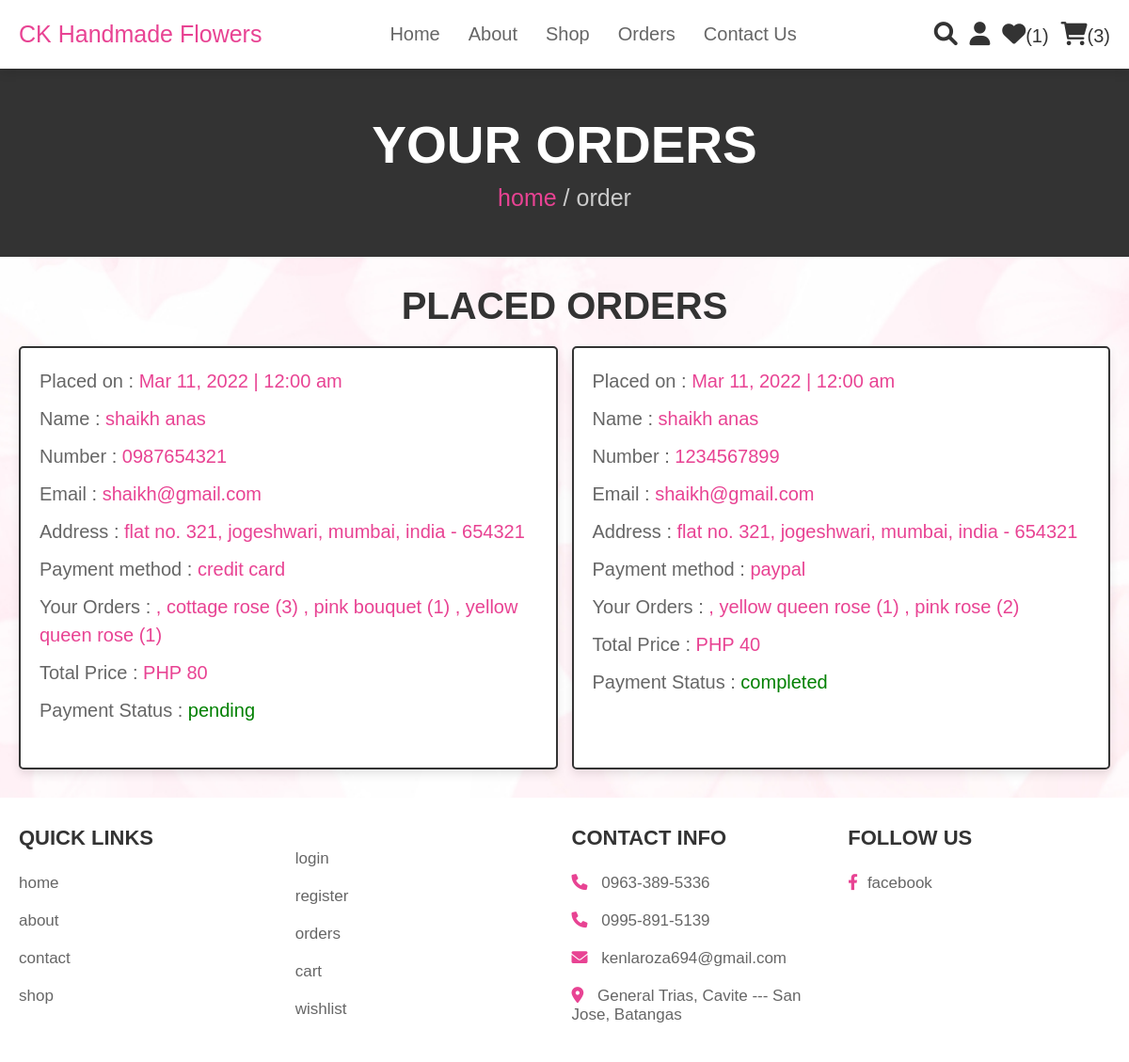
Before: /orders.php (signed in) with the older database file.
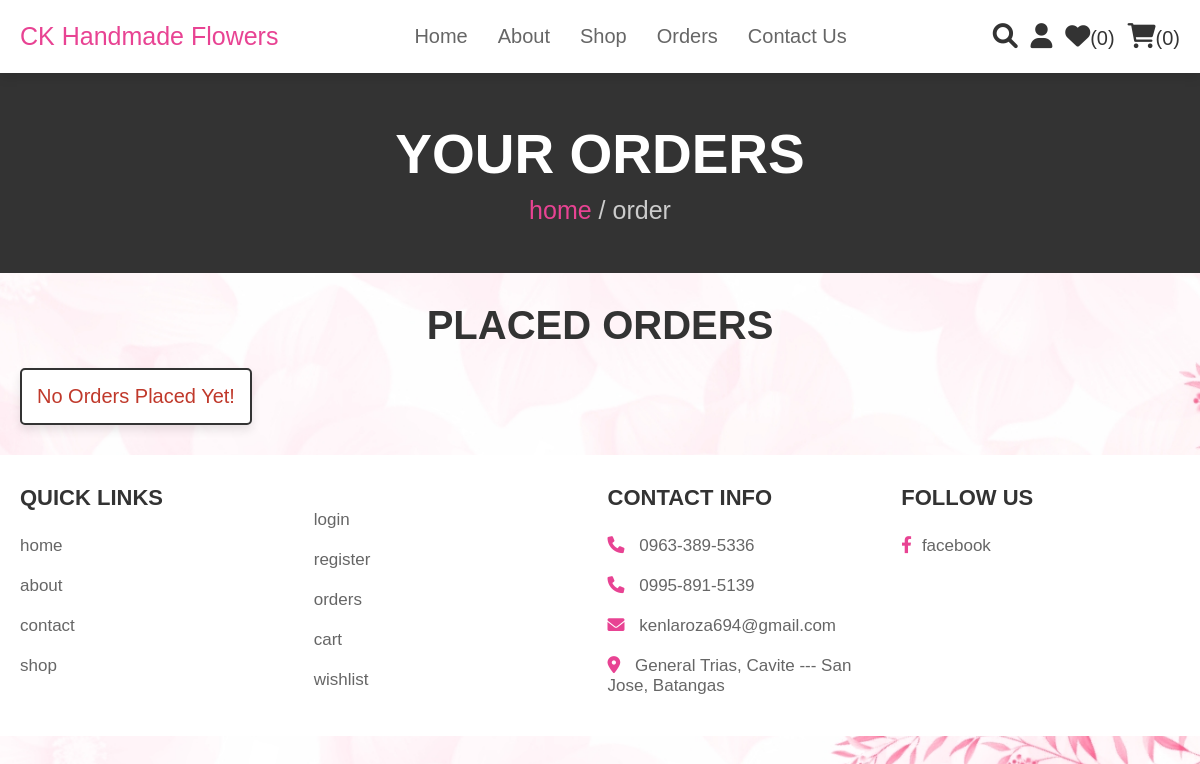
After: the same page with the newer database file.
### tables this page shows
CREATE TABLE `orders` (
  `id` int(100) NOT NULL,
  `user_id` int(100) NOT NULL,
  `name` varchar(100) NOT NULL,
  `number` varchar(12) NOT NULL,
  `email` varchar(100) NOT NULL,
  `method` varchar(50) NOT NULL,
  `address` varchar(500) NOT NULL,
  `total_products` varchar(1000) NOT NULL,
  `total_price` int(100) NOT NULL,
  `placed_on` varchar(50) NOT NULL,
  `payment_status` varchar(20) NOT NULL DEFAULT 'pending'
);

### orders.php (the view, shortened to what this page needs)
<?php
@include 'config.php';
$user_id = $_SESSION['user_id'];
?>
<!DOCTYPE html>
<html lang="en">
<head>
   <link rel="stylesheet" href="https://cdnjs.cloudflare.com/ajax/libs/font-awesome/6.0.0/css/all.min.css">
   <link rel="stylesheet" href="css/style.css">
</head>
<body>
<?php @include 'header.php'; ?>
<section class="heading">
    <h3>your orders</h3>
    <p> <a href="home.php">home</a> / order </p>
</section>
<section class="placed-orders">
    <h1 class="title">placed orders</h1>
    <div class="box-container">
        <?php
            $select_orders = mysqli_query($conn, "SELECT * FROM `orders` WHERE user_id = '$user_id' ORDER BY placed_on DESC") or die('query failed');
            if(mysqli_num_rows($select_orders) > 0){
                while($fetch_orders = mysqli_fetch_assoc($select_orders)){
        ?>
        <div class="box">
            <p> Placed on : <span><?php
                $date_placed = new DateTime($fetch_orders['placed_on']);
                $new_date = date_format($date_placed, "M d, Y | h:i a");
                echo $new_date;
            ?></span> </p>
            <p> Name : <span><?php echo $fetch_orders['name']; ?></span> </p>
            <p> Number : <span><?php echo $fetch_orders['number']; ?></span> </p>
            <p> Email : <span><?php echo $fetch_orders['email']; ?></span> </p>
            <p> Address : <span><?php echo $fetch_orders['address']; ?></span> </p>
            <p> Payment method : <span><?php echo $fetch_orders['method']; ?></span> </p>
            <p> Your Orders : <span><?php echo $fetch_orders['total_products']; ?></span> </p>
            <p> Total Price : <span>PHP <?php echo $fetch_orders['total_price']; ?></span> </p>
            <p> Payment Status : <span style="color:<?php if($fetch_orders['payment_status'] == 'Pending'){echo 'tomato'; }else{echo 'green';} ?>"><?php echo $fetch_orders['payment_status']; ?></span> </p>
        </div>
        <?php
            }
        }else{
            echo '<p class="empty">no orders placed yet!</p>';
        }
        ?>
    </div>
</section>
<?php @include 'footer.php'; ?>
</body>
</html>

### header.php (shortened to what this page needs)
<header class="header">
    <div class="flex">
        <a href="home.php" class="logo">CK Handmade Flowers</a>
        <nav class="navbar">
            <ul>
                <li><a href="home.php">home</a></li>
                <li><a href="about.php">About</a></li>
                <li><a href="shop.php">shop</a></li>
                <li><a href="orders.php">orders</a></li>
                <li><a href="contact.php">contact Us</a></li>
            </ul>
        </nav>
        <div class="icons">
            <a href="search_page.php" class="fas fa-search"></a>
            <div id="user-btn" class="fas fa-user"></div>
            <?php
                $select_wishlist_count = mysqli_query($conn, "SELECT * FROM `wishlist` WHERE user_id = '$user_id'") or die('query failed');
                $wishlist_num_rows = mysqli_num_rows($select_wishlist_count);
            ?>
            <a href="wishlist.php"><i class="fas fa-heart"></i><span>(<?php echo $wishlist_num_rows; ?>)</span></a>
            <?php
                $select_cart_count = mysqli_query($conn, "SELECT * FROM `cart` WHERE user_id = '$user_id'") or die('query failed');
                $cart_num_rows = mysqli_num_rows($select_cart_count);
            ?>
            <a href="cart.php"><i class="fas fa-shopping-cart"></i><span>(<?php echo $cart_num_rows; ?>)</span></a>
        </div>
    </div>
</header>

Changed rows visible on the page:
removed orders: placed_on "Mar 11, 2022 | 12:00 am", name "shaikh anas", number "0987654321", email "shaikh@gmail.com", address "flat no. 321, jogeshwari, mumbai, india - 654321", method "credit card", total_products ", cottage rose (3) , pink bouquet (1) , yellow queen rose (1)", total_price "80", payment_status "pending"
removed orders: placed_on "Mar 11, 2022 | 12:00 am", name "shaikh anas", number "1234567899", email "shaikh@gmail.com", address "flat no. 321, jogeshwari, mumbai, india - 654321", method "paypal", total_products ", yellow queen rose (1) , pink rose (2)", total_price "40", payment_status "completed"
Other visible differences:
$wishlist_num_rows: "1" → "0"
$cart_num_rows: "3" → "0"
text now shown: "No Orders Placed Yet!"
